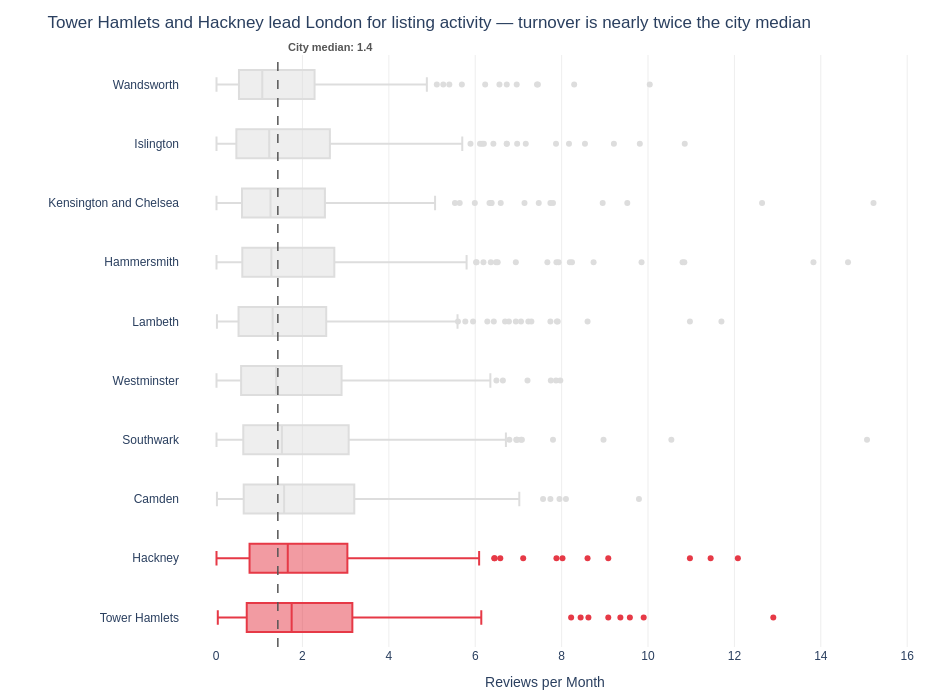

Source (notebook cell):
### Markdown cell above
## Task 2 — Box plot: listing activity by borough

**What to build:** A **horizontal box plot** comparing listing activity (reviews per month) across London boroughs — reviews per month is a proxy for how frequently a listing is booked.

**Requirements:**
- Horizontal orientation (borough names are long)
- Sorted by median reviews per month (most active at top)
- Highlight the **two most active** boroughs in a different colour
- Outliers shown as individual points
- Insight title naming the two busiest boroughs

> 💡 Some listings have zero reviews — these are new or inactive listings. Filter them out before plotting

### Code cell
# Task 2 — Horizontal box plot: listing activity by borough

# filter out inactive/new listings with zero reviews
active = df[df['reviews_per_month'] > 0].copy()

# sort boroughs by median activity — most active will sit at top
med_order = (
    active.groupby('neighbourhood')['reviews_per_month']
    .median()
    .sort_values(ascending=True)
    .index.tolist()
)

# identify the two most active boroughs for highlighting
top2 = med_order[-2:]

colour_map = {b: ('#E63946' if b in top2 else '#DDDDDD') for b in med_order}

fig = px.box(
    active,
    x='reviews_per_month',
    y='neighbourhood',
    color='neighbourhood',
    color_discrete_map=colour_map,
    orientation='h',
    points='outliers',
    category_orders={'neighbourhood': med_order},
    labels={'reviews_per_month': 'Reviews per Month (proxy for bookings)', 'neighbourhood': ''},
    title=f'{top2[1]} and {top2[0]} lead London for listing activity — turnover is nearly twice the city median'
)

# overall median line gives a single reference point across all boroughs
overall_med = active['reviews_per_month'].median()
fig.add_vline(
    x=overall_med, line_dash='dash', line_color='#555555', line_width=1.5,
    annotation=dict(
        text=f'<b>City median: {overall_med:.1f}</b>',
        font=dict(color='#555555', size=11, family='Arial'),
        xanchor='left', yanchor='bottom', xshift=8
    )
)

fig.update_traces(showlegend=False)

fig.update_layout(
    plot_bgcolor='white', paper_bgcolor='white',
    font=dict(family='Arial', size=12),
    xaxis=dict(gridcolor='#EEEEEE', title='Reviews per Month'),
    yaxis=dict(showgrid=False),
    margin=dict(l=180, r=40, t=55, b=40),
    height=700, width=950
)

fig.show()

### Figure 1 — Plotly figure (JSON) as saved in the notebook; plotly's stock layout.template omitted (floating-point values rounded to 4 significant figures; data arrays with more than 128 entries replaced by an {"elided": "..."} marker saying what was removed)
{"data": [{"alignmentgroup": "True", "boxpoints": "outliers", "hovertemplate": "=%{y}<br>Reviews per Month (proxy for bookings)=%{x}<extra></extra>", "legendgroup": "Wandsworth", "marker": {"color": "#DDDDDD"}, "name": "Wandsworth", "notched": false, "offsetgroup": "Wandsworth", "orientation": "h", "showlegend": false, "type": "box", "x": {"elided": "226 float values"}, "x0": " ", "xaxis": "x", "y": {"elided": "226 str values"}, "y0": " ", "yaxis": "y"}, {"alignmentgroup": "True", "boxpoints": "outliers", "hovertemplate": "=%{y}<br>Reviews per Month (proxy for bookings)=%{x}<extra></extra>", "legendgroup": "Islington", "marker": {"color": "#DDDDDD"}, "name": "Islington", "notched": false, "offsetgroup": "Islington", "orientation": "h", "showlegend": false, "type": "box", "x": {"elided": "241 float values"}, "x0": " ", "xaxis": "x", "y": {"elided": "241 str values"}, "y0": " ", "yaxis": "y"}, {"alignmentgroup": "True", "boxpoints": "outliers", "hovertemplate": "=%{y}<br>Reviews per Month (proxy for bookings)=%{x}<extra></extra>", "legendgroup": "Kensington and Chelsea", "marker": {"color": "#DDDDDD"}, "name": "Kensington and Chelsea", "notched": false, "offsetgroup": "Kensington and Chelsea", "orientation": "h", "showlegend": false, "type": "box", "x": {"elided": "246 float values"}, "x0": " ", "xaxis": "x", "y": {"elided": "246 str values"}, "y0": " ", "yaxis": "y"}, {"alignmentgroup": "True", "boxpoints": "outliers", "hovertemplate": "=%{y}<br>Reviews per Month (proxy for bookings)=%{x}<extra></extra>", "legendgroup": "Hammersmith", "marker": {"color": "#DDDDDD"}, "name": "Hammersmith", "notched": false, "offsetgroup": "Hammersmith", "orientation": "h", "showlegend": false, "type": "box", "x": {"elided": "245 float values"}, "x0": " ", "xaxis": "x", "y": {"elided": "245 str values"}, "y0": " ", "yaxis": "y"}, {"alignmentgroup": "True", "boxpoints": "outliers", "hovertemplate": "=%{y}<br>Reviews per Month (proxy for bookings)=%{x}<extra></extra>", "legendgroup": "Lambeth", "marker": {"color": "#DDDDDD"}, "name": "Lambeth", "notched": false, "offsetgroup": "Lambeth", "orientation": "h", "showlegend": false, "type": "box", "x": {"elided": "250 float values"}, "x0": " ", "xaxis": "x", "y": {"elided": "250 str values"}, "y0": " ", "yaxis": "y"}, {"alignmentgroup": "True", "boxpoints": "outliers", "hovertemplate": "=%{y}<br>Reviews per Month (proxy for bookings)=%{x}<extra></extra>", "legendgroup": "Westminster", "marker": {"color": "#DDDDDD"}, "name": "Westminster", "notched": false, "offsetgroup": "Westminster", "orientation": "h", "showlegend": false, "type": "box", "x": {"elided": "260 float values"}, "x0": " ", "xaxis": "x", "y": {"elided": "260 str values"}, "y0": " ", "yaxis": "y"}, {"alignmentgroup": "True", "boxpoints": "outliers", "hovertemplate": "=%{y}<br>Reviews per Month (proxy for bookings)=%{x}<extra></extra>", "legendgroup": "Southwark", "marker": {"color": "#DDDDDD"}, "name": "Southwark", "notched": false, "offsetgroup": "Southwark", "orientation": "h", "showlegend": false, "type": "box", "x": {"elided": "270 float values"}, "x0": " ", "xaxis": "x", "y": {"elided": "270 str values"}, "y0": " ", "yaxis": "y"}, {"alignmentgroup": "True", "boxpoints": "outliers", "hovertemplate": "=%{y}<br>Reviews per Month (proxy for bookings)=%{x}<extra></extra>", "legendgroup": "Camden", "marker": {"color": "#DDDDDD"}, "name": "Camden", "notched": false, "offsetgroup": "Camden", "orientation": "h", "showlegend": false, "type": "box", "x": {"elided": "246 float values"}, "x0": " ", "xaxis": "x", "y": {"elided": "246 str values"}, "y0": " ", "yaxis": "y"}, {"alignmentgroup": "True", "boxpoints": "outliers", "hovertemplate": "=%{y}<br>Reviews per Month (proxy for bookings)=%{x}<extra></extra>", "legendgroup": "Hackney", "marker": {"color": "#E63946"}, "name": "Hackney", "notched": false, "offsetgroup": "Hackney", "orientation": "h", "showlegend": false, "type": "box", "x": {"elided": "252 float values"}, "x0": " ", "xaxis": "x", "y": {"elided": "252 str values"}, "y0": " ", "yaxis": "y"}, {"alignmentgroup": "True", "boxpoints": "outliers", "hovertemplate": "=%{y}<br>Reviews per Month (proxy for bookings)=%{x}<extra></extra>", "legendgroup": "Tower Hamlets", "marker": {"color": "#E63946"}, "name": "Tower Hamlets", "notched": false, "offsetgroup": "Tower Hamlets", "orientation": "h", "showlegend": false, "type": "box", "x": {"elided": "259 float values"}, "x0": " ", "xaxis": "x", "y": {"elided": "259 str values"}, "y0": " ", "yaxis": "y"}], "layout": {"annotations": [{"font": {"color": "#555555", "family": "Arial", "size": 11}, "showarrow": false, "text": "<b>City median: 1.4</b>", "x": 1.43, "xanchor": "left", "xref": "x", "xshift": 8, "y": 1, "yanchor": "bottom", "yref": "y domain"}], "boxmode": "overlay", "font": {"family": "Arial", "size": 12}, "height": 700, "legend": {"title": {"text": ""}, "tracegroupgap": 0}, "margin": {"b": 40, "l": 180, "r": 40, "t": 55}, "paper_bgcolor": "white", "plot_bgcolor": "white", "shapes": [{"line": {"color": "#555555", "dash": "dash", "width": 1.5}, "type": "line", "x0": 1.43, "x1": 1.43, "xref": "x", "y0": 0, "y1": 1, "yref": "y domain"}], "title": {"text": "Tower Hamlets and Hackney lead London for listing activity — turnover is nearly twice the city median"}, "width": 950, "xaxis": {"anchor": "y", "domain": [0, 1], "gridcolor": "#EEEEEE", "title": {"text": "Reviews per Month"}}, "yaxis": {"anchor": "x", "categoryarray": ["Tower Hamlets", "Hackney", "Camden", "Southwark", "Westminster", "Lambeth", "Hammersmith", "Kensington and Chelsea", "Islington", "Wandsworth"], "categoryorder": "array", "domain": [0, 1], "showgrid": false, "title": {"text": ""}}}}
